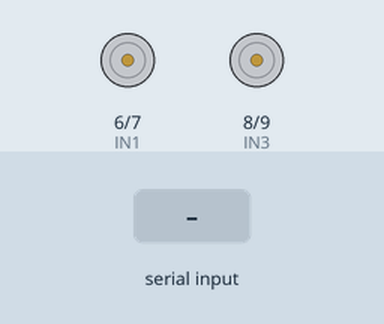
The sketch below on a simulated Arduino Uno, built with avr-gcc and run on an emulated ATmega328P. On the bench: motor-driver pin pairs drawn as motors (green arrow = first pin HIGH = forward, orange = second pin HIGH = backward, longer = more drive, scaled by the enable pin). The inputs (shaded band) are chosen by the test bench.

Above: at 1.2 s.
1.3 s: "F" received over the second serial link
At 2.2 s:
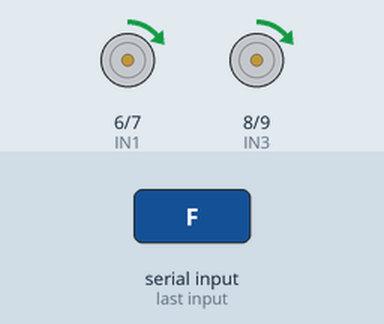
2.8 s: "B" received over the second serial link
At 3.4 s:
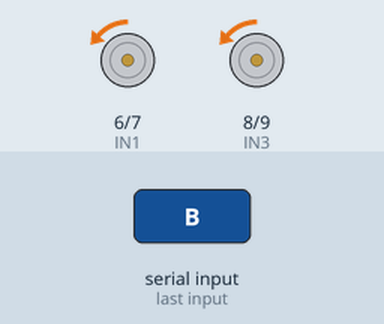
4.3 s: "L" received over the second serial link
At 5.5 s:
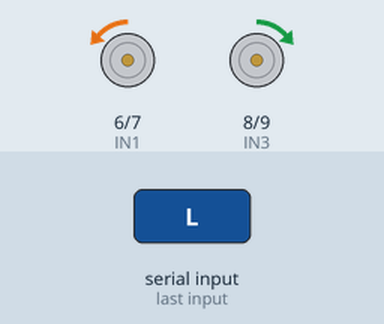
5.8 s: "R" received over the second serial link
At 6.9 s:
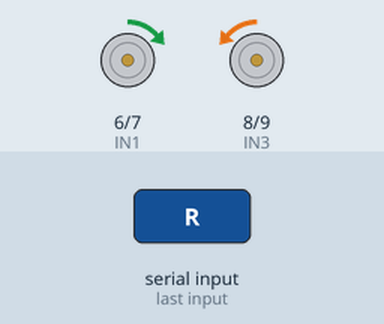
7.3 s: "G" received over the second serial link
At 8.0 s:
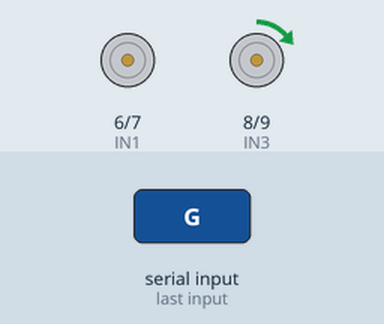
8.8 s: "I" received over the second serial link
At 9.1 s:
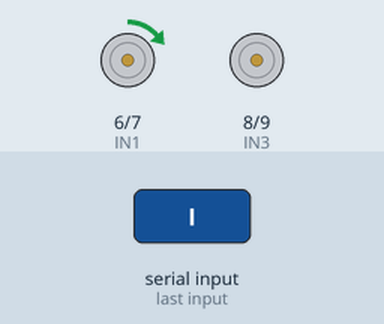
Timing chart, 0 to 11.3 s (numbered marks = the images above; inputs shaded):
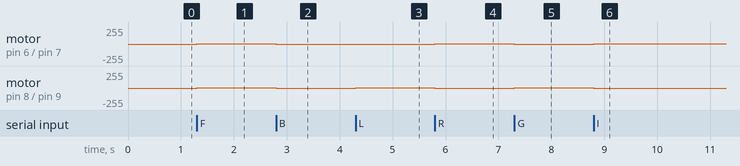

The sketch:

Car_test_3.ino
```cpp
#include <SoftwareSerial.h>
SoftwareSerial BTserial(2, 3);

const int IN1=6;
const int IN2=7;
const int ENA=10;

const int IN3=8;
const int IN4=9;
const int ENB=11;


char bt='S';

void Motor1_Forward()
{
     digitalWrite(IN1,HIGH);
     digitalWrite(IN2,LOW);
     analogWrite(ENA,  HIGH);
}

void Motor1_Backward()
{
     digitalWrite(IN1,LOW);
     digitalWrite(IN2,HIGH);
     analogWrite(ENA,HIGH);
}
void Motor1_Brake()
{
     digitalWrite(IN1,LOW);
     digitalWrite(IN2,LOW);
}
void Motor2_Forward()
{
     digitalWrite(IN3,HIGH);
     digitalWrite(IN4,LOW);
     analogWrite(ENB,HIGH);
}

void Motor2_Backward()
{
     digitalWrite(IN3,LOW);
     digitalWrite(IN4,HIGH);
     analogWrite(ENB,HIGH);
}
void Motor2_Brake()
{
     digitalWrite(IN3,LOW);
     digitalWrite(IN4,LOW);
}
void Stop()
{
  Motor1_Brake();
  Motor2_Brake();
}
void forward()
{
 Motor1_Forward();
 Motor2_Forward();
}
void backward()
{
 Motor1_Backward();
 Motor2_Backward();
}
void forwardleft()
{
  Stop();
  Motor2_Forward();
}
void forwardright()
{
  Stop();
  Motor1_Forward();
}
void backleft()
{
  Stop();
  Motor2_Backward();
}
void backright()
{
  Stop();
 Motor1_Backward();
}
void left()
{
  Motor2_Forward();
  Motor1_Backward();
}
void right()
{
  Motor1_Forward();
  Motor2_Backward();
}
void setup() {

    Serial.begin(9600);
    BTserial.begin(9600);

     pinMode(IN1, OUTPUT);
     pinMode(IN2, OUTPUT);
     pinMode(ENA, OUTPUT);

     pinMode(IN4, OUTPUT);
     pinMode(IN3, OUTPUT);
     pinMode(ENB, OUTPUT);
}

void loop() {

  bt=BTserial.read();

if(bt=='F')
{
 forward();
}
if(bt=='B')
{
 backward();
 }
if(bt=='L')
{
 left();
 }
if(bt=='R')
{
 right();
 }
if(bt=='G')
{
 forwardleft();
 }
if(bt=='I')
{
 forwardright();
 }
if(bt=='H')
{
 backleft();
 }
if(bt=='J')
{
 backright();
 }
if(bt=='S')
{
 Stop();
}
}
```

Measured:
- after the input at 1.3 s, motor on pin 6 (IN1) / pin 7 (IN2), motor on pin 8 (IN3) / pin 9 (IN4): stopped → forward 1/255 at once
- after the input at 2.8 s, motor on pin 6 (IN1) / pin 7 (IN2), motor on pin 8 (IN3) / pin 9 (IN4): forward 1/255 → backward 1/255 at once
- after the input at 4.3 s, motor on pin 8 (IN3) / pin 9 (IN4): backward 1/255 → forward 1/255 at once
- after the input at 5.8 s, motor on pin 6 (IN1) / pin 7 (IN2): backward 1/255 → forward 1/255 at once; motor on pin 8 (IN3) / pin 9 (IN4): forward 1/255 → backward 1/255 at once
- after the input at 7.3 s, motor on pin 6 (IN1) / pin 7 (IN2): forward 1/255 → stopped at once; motor on pin 8 (IN3) / pin 9 (IN4): backward 1/255 → forward 1/255 at once
- after the input at 8.8 s, motor on pin 6 (IN1) / pin 7 (IN2): stopped → forward 1/255 at once; motor on pin 8 (IN3) / pin 9 (IN4): forward 1/255 → stopped at once
